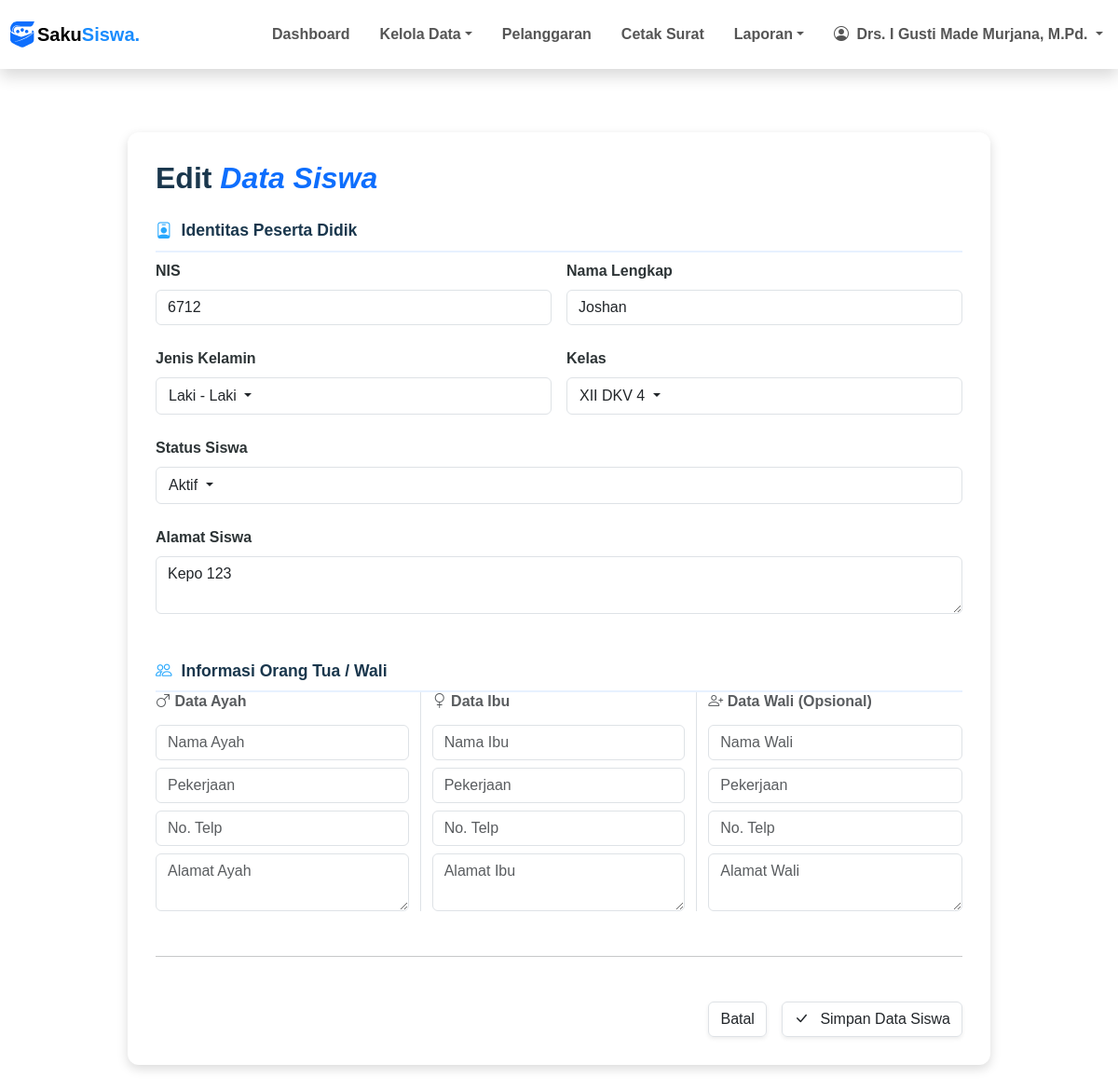
Screenshot of /pages/siswa/edit.php?nis=6712 (signed in) with the database file from the repository.
### tables this page shows
CREATE TABLE `siswa` (
  `nis` char(5) NOT NULL,
  `nama_siswa` varchar(50) DEFAULT NULL,
  `jenis_kelamin` enum('Laki - Laki','Perempuan') DEFAULT NULL,
  `alamat` varchar(100) DEFAULT NULL,
  `password` varchar(70) DEFAULT NULL,
  `status_siswa` enum('aktif','tidak_aktif','lulus','pindah') DEFAULT NULL,
  `id_ortu_wali` int DEFAULT NULL,
  `id_kelas` int DEFAULT NULL
);

CREATE TABLE `kelas` (
  `id_kelas` int NOT NULL,
  `id_tingkat` int DEFAULT NULL,
  `id_program_keahlian` int DEFAULT NULL,
  `rombel` int DEFAULT NULL,
  `kode_guru` char(8) DEFAULT NULL
);

CREATE TABLE `tingkat` (
  `id_tingkat` int NOT NULL,
  `tingkat` varchar(6) DEFAULT NULL
);

CREATE TABLE `program_keahlian` (
  `id_program_keahlian` int NOT NULL,
  `program_keahlian` varchar(6) DEFAULT NULL,
  `deskripsi` varchar(50) DEFAULT NULL
);

### pages/siswa/edit.php (the view, shortened to what this page needs)
<?php
include ROOTPATH . "/config/config.php";
include ROOTPATH . "/includes/header.php";
$nis = $_GET["nis"];
$result = mysqli_fetch_assoc(mysqli_query($conn, "SELECT * FROM siswa WHERE nis = '$nis'"));
$current_kelas_label = '';
if (!empty($result['id_kelas'])) {
    $ck = mysqli_fetch_assoc(mysqli_query($conn, "SELECT tingkat, program_keahlian, rombel FROM kelas
                    JOIN tingkat USING(id_tingkat)
                    JOIN program_keahlian USING(id_program_keahlian)
                    WHERE id_kelas = '".$result['id_kelas']."'"));
    if ($ck) {
        $current_kelas_label = $ck['tingkat'].' '.$ck['program_keahlian'].' '.$ck['rombel'];
    }
}
?>
<div class="container py-5">
    <div class="row justify-content-center">
        <div class="col-lg-10">
            <div class="form-container">
                <div class="d-flex align-items-center mb-4">
                    <h2 class="main-title mb-0" style="color: #1a374d; font-weight: 700;">
                        Edit <span class="text-primary fst-italic">Data Siswa</span>
                    </h2>
                </div>
                <form action="/SistemPoin/process/siswa_process.php" method="POST">
                    <div class="form-section-title">
                        <i class="bi bi-person-badge"></i> Identitas Peserta Didik
                    </div>
                    <div class="row g-3 mb-4">
                        <div class="col-md-6">
                            <label class="form-label">NIS</label>
                            <input type="text" name="nis" class="form-control" placeholder="Masukkan NIS.." value="<?=$result['nis']?>" readonly>
                        </div>
                        <div class="col-md-6">
                            <label class="form-label">Nama Lengkap</label>
                            <input type="text" name="nama_siswa" class="form-control" placeholder="Masukan Nama Siswa.." value="<?= $result['nama_siswa']?>">
                        </div>
                        <div class="col-md-6">
                            <label class="form-label">Jenis Kelamin</label>
                            <div class="dropdown border rounded">
                                <button class="btn dropdown-toggle-filter dropdown-toggle w-100 text-start" type="button" id="dropdown_jk" data-bs-toggle="dropdown" >
                                    <?= $result['jenis_kelamin'] ?>
                                </button>
                            </div>
                        </div>
                        <div class="col-md-6">
                            <label class="form-label">Kelas</label>
                            <div class="dropdown border rounded">
                                <button class="btn dropdown-toggle-filter dropdown-toggle w-100 text-start" type="button" id="dropdown_kelas" data-bs-toggle="dropdown">
                                    <?= !empty($current_kelas_label) ? $current_kelas_label : 'Pilih Kelas' ?>
                                </button>
                            </div>
                        </div>
                        <div class="w-100">
                            <label class="form-label">Status Siswa</label>
                            <div class="dropdown border rounded">
                                <button class="btn dropdown-toggle-filter dropdown-toggle w-100 text-start" type="button" id="dropdown_status" data-bs-toggle="dropdown">
                                    <?php
                                        if($result['status_siswa'] == 'aktif') {
                                            echo 'Aktif';
                                        } elseif($result['status_siswa'] == 'lulus') {
                                            echo 'Lulus';
                                        } elseif($result['status_siswa'] == 'tidak_aktif') {
                                            echo 'Tidak Aktif';
                                        } else {
                                            echo 'Pindah';
                                        }
                                    ?>
                                </button>
                            </div>
                        </div>
                        <div class="col-12">
                            <label class="form-label">Alamat Siswa</label>
                            <textarea name="alamat_siswa" class="form-control" rows="2" placeholder="Alamat lengkap tempat tinggal siswa.."><?= $result['alamat'] ?></textarea>
                        </div>
                    </div>
                    <div class="form-section-title mt-5">
                        <i class="bi bi-people"></i> Informasi Orang Tua / Wali
                    </div>
                    <div class="row g-4">
                        <div class="col-md-4 border-end">
                            <h6 class="fw-bold text-muted mb-3"><i class="bi bi-gender-male"></i> Data Ayah</h6>
                            <input type="text" name="ayah" class="form-control mb-2" placeholder="Nama Ayah">
                            <input type="text" name="pekerjaan_ayah" class="form-control mb-2" placeholder="Pekerjaan">
                            <input type="number" name="telp_ayah" class="form-control mb-2" placeholder="No. Telp">
                            <textarea name="alamat_ayah" class="form-control" placeholder="Alamat Ayah"></textarea>
                        </div>
                        <div class="col-md-4 border-end">
                            <h6 class="fw-bold text-muted mb-3"><i class="bi bi-gender-female"></i> Data Ibu</h6>
                            <input type="text" name="ibu" class="form-control mb-2" placeholder="Nama Ibu">
                            <input type="text" name="pekerjaan_ibu" class="form-control mb-2" placeholder="Pekerjaan">
                            <input type="number" name="telp_ibu" class="form-control mb-2" placeholder="No. Telp">
                            <textarea name="alamat_ibu" class="form-control" placeholder="Alamat Ibu"></textarea>
                        </div>
                        <div class="col-md-4">
                            <h6 class="fw-bold text-muted mb-3"><i class="bi bi-person-plus"></i> Data Wali (Opsional)</h6>
                            <input type="text" name="wali" class="form-control mb-2" placeholder="Nama Wali">
                            <input type="text" name="pekerjaan_wali" class="form-control mb-2" placeholder="Pekerjaan">
                            <input type="number" name="telp_wali" class="form-control mb-2" placeholder="No. Telp">
                            <textarea name="alamat_wali" class="form-control" placeholder="Alamat Wali"></textarea>
                        </div>
                    </div>
                    <hr class="my-5">
                    <div class="d-flex justify-content-end gap-3">
                        <a href="list.php" class="btn btn-cancel shadow-sm border">Batal</a>
                        <button type="submit" class="btn btn-save shadow-sm border">
                            <i class="bi bi-check-lg me-2"></i> Simpan Data Siswa
                        </button>
                    </div>
                </form>
            </div>
        </div>
    </div>
</div>
<?php include ROOTPATH . "/includes/footer.php"; ?>

### assets/css/style.css (style rules this page uses)
.dropdown-toggle-filter { border: 1px solid #dee2e6; background: white; display: flex; justify-content: space-between; align-items: center; }
.btn { transition: all 0.4s ease-in-out !important; }
.form-container { background: #ffffff; padding: 30px; border-radius: 12px; box-shadow: rgba(0, 0, 0, 0.15) 0px 4px 12px; margin-top: 20px; }
.form-section-title { font-size: 1.1rem; font-weight: 700; color: #1a374d; margin-top: 1rem; margin-bottom: 0rem; padding-bottom: 8px; border-bottom: 2px solid #e7f1ff; display: flex; align-items: center; }
.form-section-title i { margin-right: 10px; color: #28a8fd; }
.form-label { font-weight: 600; color: #2d3436; margin-bottom: 8px; margin-top: 0.5rem; }
.btn-save { background-color: #1a374d; color: white; padding: 10px 25px; border-radius: 8px; border: none; font-weight: 600; transition: all 0.3s ease; }
.btn-cancel { background-color: #f8f9fa; color: #6c757d; padding: 10px 25px; border-radius: 8px; border: 1px solid #dee2e6; text-decoration: none; font-weight: 600; transition: all 0.3s ease; }

### includes/header.php (style rules this page uses)
body { font-family: 'Poppins', sans-serif !important; overflow-x: hidden; }

### rows the page displays
siswa: nis "6712", nama_siswa "Joshan", jenis_kelamin "Laki - Laki", alamat_siswa "Kepo 123"
kelas: current_kelas_label "XII DKV 4"

### other values shown
$_SESSION['nama_pengguna'] "Drs. I Gusti Made Murjana, M.Pd."
